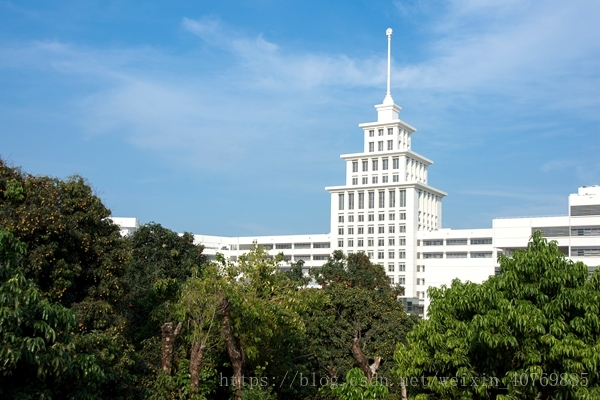
#> input picture 图像处理/边缘检测/11.jpg, 600 x 400 px
$ python scharr.py
#> lines starting #> are read from the running program, lines starting #| are printed output that depends on the picture
import cv2
import numpy as np
import math
from scipy import signal

img = cv2.imread('./11.jpg')
#> img is the input picture: shape (400, 600, 3); mean B, G, R 144.1, 134.5, 106.6
im = cv2.cvtColor(img, cv2.COLOR_RGB2GRAY)
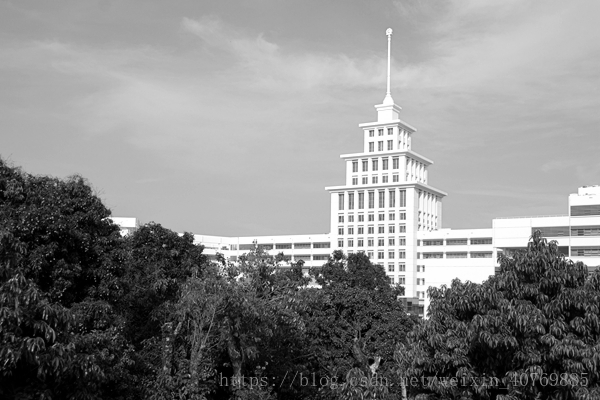
#> im: shape (400, 600); min 0, max 255, mean 134.2

def scharr(img):
    scharr_x = np.array([[3,0,-3],[10,0,-10],[3,0,-3]],np.float32)
    img_x = signal.convolve2d(img,scharr_x,mode='same',boundary='symm')
    scharr_y = np.array([[3,10,3],[0,0,0],[-3,-10,-3]],np.float32)
    img_y = signal.convolve2d(img,scharr_y,mode='same',boundary='symm')
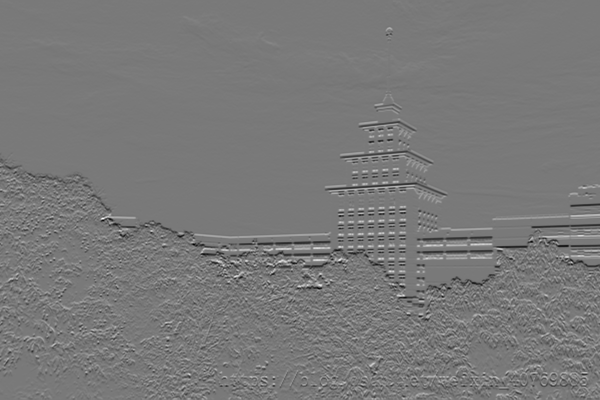
#> img_y: shape (400, 600) float32; min -3319, max 3640, mean -10.7; drawn with min black and max white
    return img_x,img_y

conv_x, conv_y = scharr(im)
edge_x = np.abs(conv_x).copy()
edge_y = np.abs(conv_y).copy()
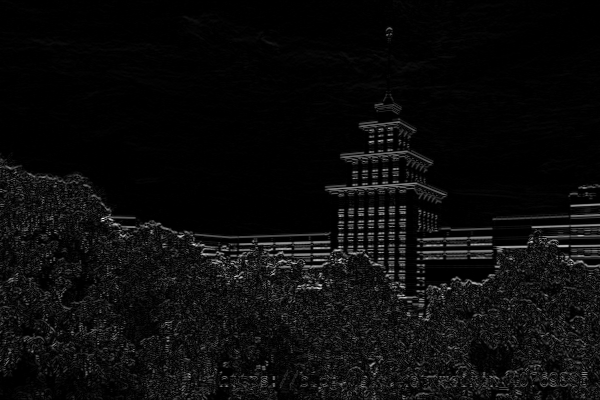
#> edge_y: shape (400, 600) float32; min 0, max 3640, mean 176.1; drawn with min black and max white
edge_x[edge_x>255] = 255
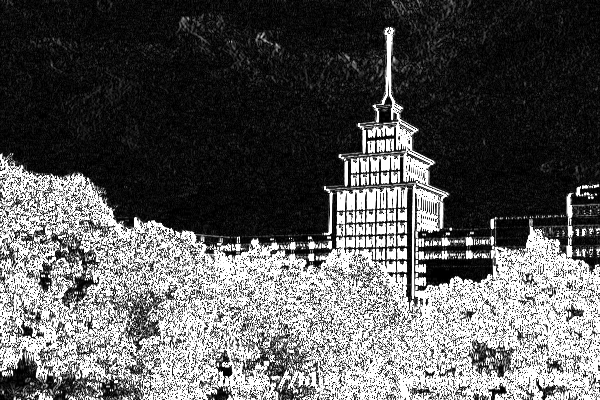
#> edge_x: shape (400, 600) float32; min 0, max 255, mean 90.2
edge_y[edge_y>255] = 255
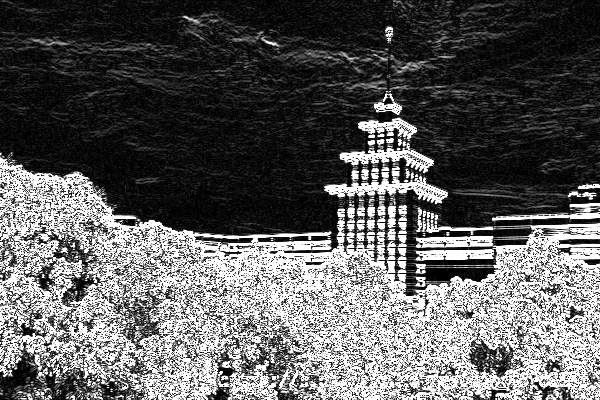
#> edge_y: shape (400, 600) float32; min 0, max 255, mean 93.7
edge_x = edge_x.astype(np.uint8)
edge_y = edge_y.astype(np.uint8)
edge = edge_y + edge_x
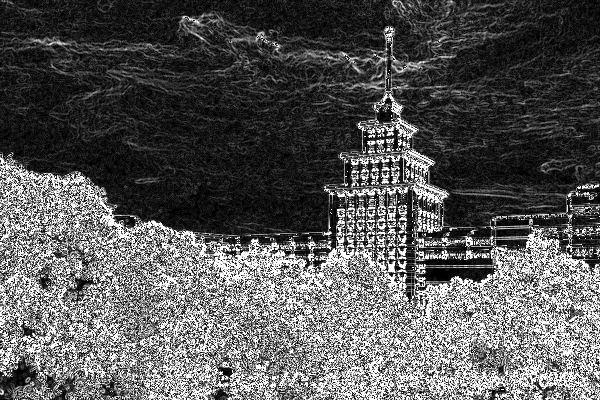
#> edge: shape (400, 600); min 0, max 255, mean 88.2
# edge = np.abs(edge_x -edge_y)
edge[edge>255] = 255
edge = edge.astype(np.uint8)
edge = 255 - edge
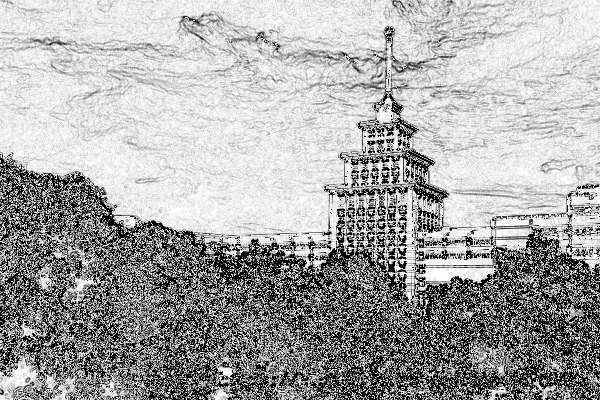
#> edge: shape (400, 600); min 0, max 255, mean 166.8
cv2.imshow('edge',edge)
cv2.imwrite('edge_scharr.jpg',edge)
cv2.waitKey(0)
cv2.destroyAllWindows()

$ run again, with 图像处理/边缘检测/0.jpg copied over 图像处理/边缘检测/11.jpg
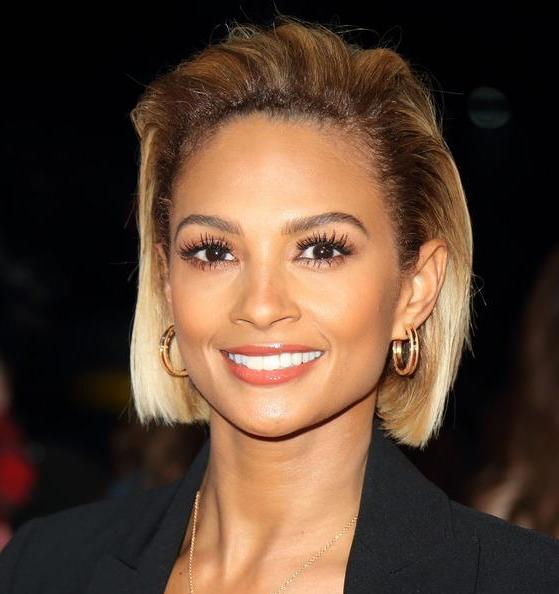
#> input picture 图像处理/边缘检测/0.jpg, 559 x 594 px
#> img is the input picture: shape (594, 559, 3); mean B, G, R 50.2, 65.9, 89.3
#> `edge_y[edge_y>255] = 255`:
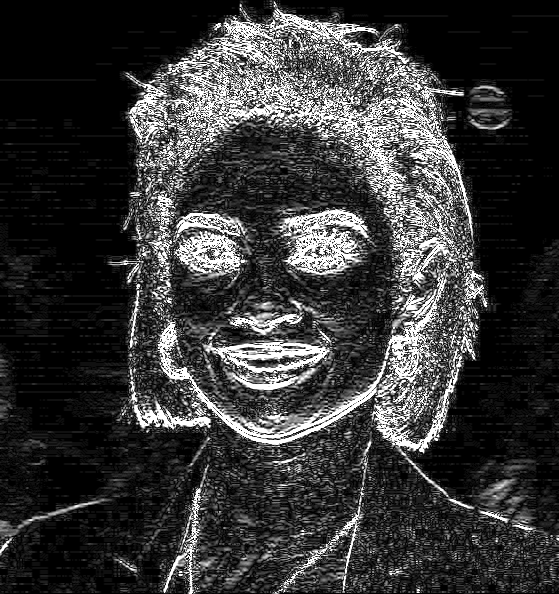
#> edge_y: shape (594, 559) float32; min 0, max 255, mean 55.7
#> `edge = 255 - edge`:
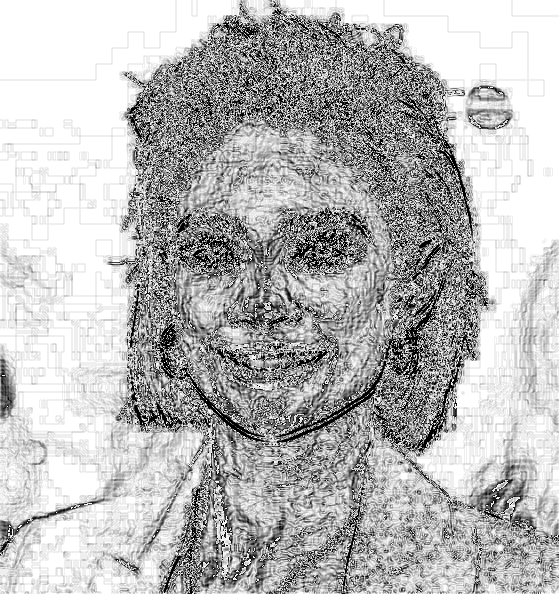
#> edge: shape (594, 559); min 0, max 255, mean 184.1

$ run again, with 图像处理/边缘检测/1.jpg copied over 图像处理/边缘检测/11.jpg
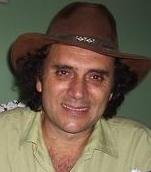
#> input picture 图像处理/边缘检测/1.jpg, 151 x 172 px
#> img is the input picture: shape (172, 151, 3); mean B, G, R 75.4, 94.8, 110.4
#> `edge_y[edge_y>255] = 255`:
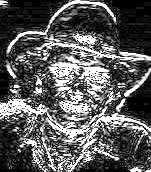
#> edge_y: shape (172, 151) float32; min 0, max 255, mean 91.6
#> `edge = 255 - edge`:
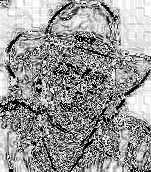
#> edge: shape (172, 151); min 0, max 255, mean 151.2

$ run again, with 图像处理/边缘检测/3.jpg copied over 图像处理/边缘检测/11.jpg
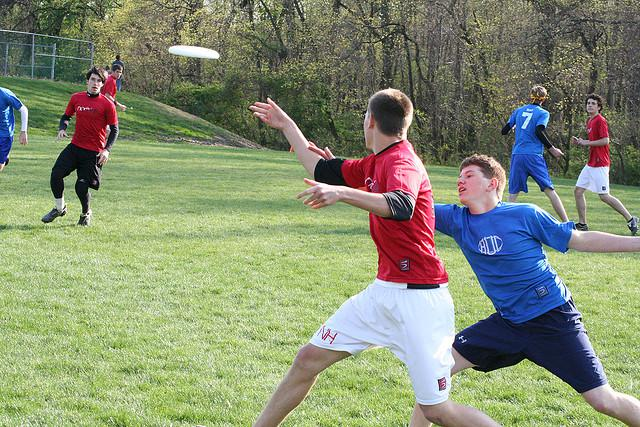
#> input picture 图像处理/边缘检测/3.jpg, 640 x 427 px
#> img is the input picture: shape (427, 640, 3); mean B, G, R 114.1, 142, 133.6
#> `edge = 255 - edge`:
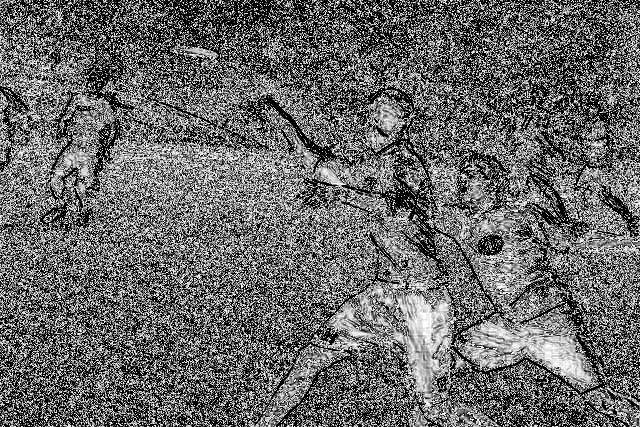
#> edge: shape (427, 640); min 0, max 255, mean 104.4
